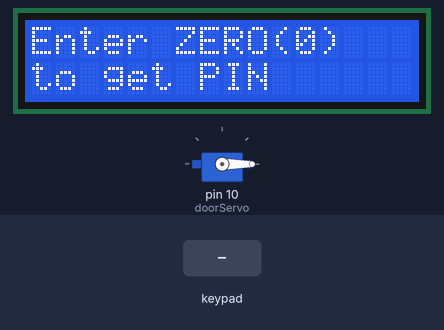
Recording of a sketch running on a simulated Arduino Nano, built with avr-gcc and run on an emulated ATmega328P. Shown: servo, 16×2 character LCD. The inputs (shaded band) are chosen by the test bench. Random numbers use the default seed unless the sketch sets one; what the sketch prints to the serial monitor is not drawn.

Above: at 4.3 s.
4.4 s: key '#' pressed
At 6.7 s:
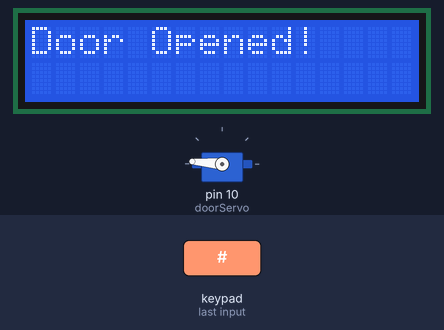
7.4 s: keypad keys 4 5 6 7 # pressed 0.4 s apart
At 9.4 s:
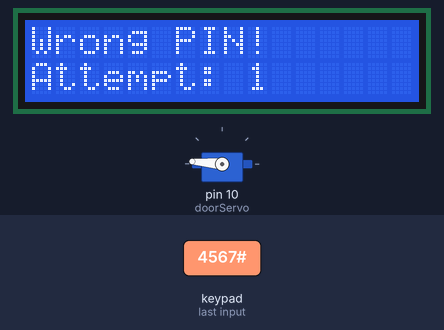
10.9 s: key '0' pressed
At 12.0 s:
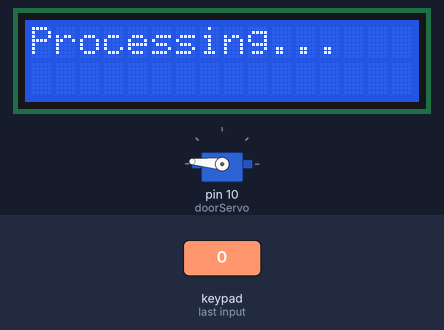
13.9 s: keypad keys 4 5 6 7 * pressed 0.4 s apart
At 16.6 s:
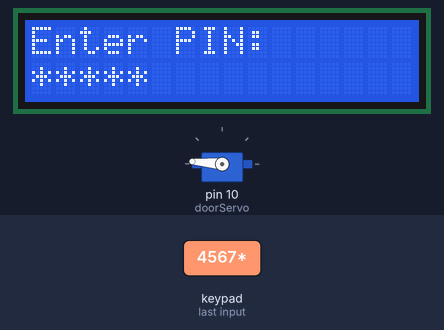
17.4 s: keypad keys 4 5 6 7 A pressed 0.4 s apart
At 19.4 s:
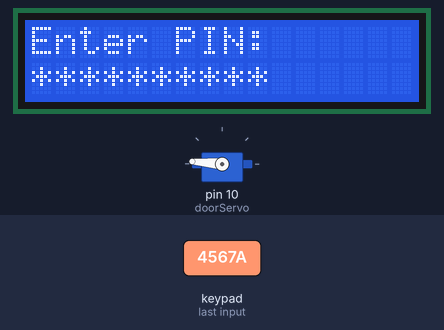
20.9 s: keypad keys 4 5 6 7 D pressed 0.4 s apart
At 23.7 s:
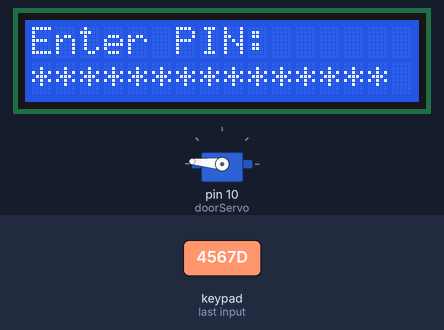
Timing chart, 0 to 25.2 s (numbered marks = the images above; inputs shaded):
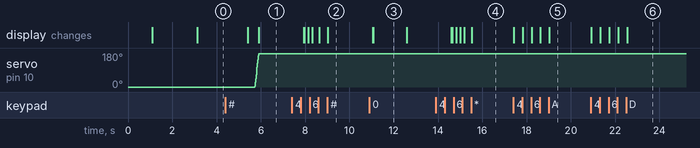

Measured:
- after the input at 4.4 s, servo on pin 10 (doorServo): moves from 0° to 175° over 0.19 s, starting after 1.3 s; the display: first changes after 1.0 s (image 1 shows a later state)
- after the input at 17.4 s, the display: first changes at once (image 5 shows a later state)
- after the input at 20.9 s, the display: first changes at once (image 6 shows a later state)
- what the display in image 3 shows lasts 1.5 s, from 11.1 s to 12.6 s

The sketch:

Question_Security.ino
```cpp
#include <Servo.h>
#include <LiquidCrystal_I2C.h>
#include <Keypad.h>

// Declare global variables and objects
Servo doorServo;
LiquidCrystal_I2C lcd(0x27, 16, 2); // I2C LCD initialization (Address 0x27 or 0x3F, 16 columns and 2 rows)
String generatedUnlockCode, generatedLockCode, enteredPIN = "";
bool doorOpenStatus = false;
bool newAttempt = true;
int attempts = 0;
String authorizedNumber = "+8801518469198"; // Replace with your number

// Keypad configuration
const byte ROWS = 4; // Four rows
const byte COLS = 4; // Four columns
char keys[ROWS][COLS] = {
  {'1', '2', '3', 'A'},
  {'4', '5', '6', 'B'},
  {'7', '8', '9', 'C'},
  {'*', '0', '#', 'D'}
};
byte rowPins[ROWS] = { 4, 5, 6, 7 };
byte colPins[COLS] = { 8, 9, A2, A7 };
Keypad keypad = Keypad(makeKeymap(keys), rowPins, colPins, ROWS, COLS);

void setup() {
  randomSeed(analogRead(A0));  // Use noise from an unconnected analog pin to initialize the random seed
  Serial.begin(9600); // Use hardware Serial for SIM800L
  doorServo.attach(10); // Attach servo to digital pin 10
  doorServo.write(0);

  // Initialize LCD, Serial, and Servo
  lcd.init();
  lcd.backlight();
  lcd.setCursor(0, 0);
  lcd.print("Initializing...");
  delay(1000);
  lcd.clear();
  lcd.print("System Ready!");
  delay(2000);
  lcd_display();
}

// Main loop
void loop() {
  char key = keypad.getKey();
  if (key) {
    handleKeyPress(key);
  }
}

// Handle keypress logic
void handleKeyPress(char key) {
  if (key == '0') {
    sendPIN();
  } else if (key == '#') {
    validatePIN();
  } else {
    collectPIN(key);
  }
}
```

DoorFuntions.ino
```cpp
// Open the door
void openDoor() {
  lcd.clear();
  lcd.print("Opening Door...");
  delay(300);
  for (int i = 0; i <= 175; i += 5) {
    doorServo.write(i);
    delay(5);
  }
  lcd.clear();
  lcd.print("Door Opened!");
  delay(2000);
  lcd.clear();
  lcd.print("Enter PIN");
  lcd.setCursor(0, 1);
  lcd.print("to Close.");
}

// Close the door
void closeDoor() {
  lcd.clear();
  lcd.print("Closing Door...");
  delay(300);
  for (int i = 175; i >= 0; i -= 5) {
    doorServo.write(i);
    delay(5);
  }
  lcd.clear();
  lcd.print("Door Locked!");
  delay(1000);
  lcd_display();
}
```

GenerateCode.ino
```cpp
// Generate a 4-digit random code
String generateCode() {
  String code = "";
  int validNumbers[] = {2, 3, 5, 6, 8, 9};
  for (int i = 0; i < 4; i++) {
    int index = random(0, 6);
    code += String(validNumbers[index]);
  }
  return code;
}
```

PIN_management.ino
```cpp
void lcd_display() {
  lcd.clear();
  lcd.print("Enter ZERO(0)");
  lcd.setCursor(0, 1);
  lcd.print("to get PIN");
}

// Validate entered PIN
void validatePIN() {
  if (enteredPIN == generatedUnlockCode) {
    if (!doorOpenStatus) {
      delay(1000);
      openDoor();
      doorOpenStatus = true;
      generatedUnlockCode = "";
    } else {
      lcd.clear();
      lcd.print("Door stil OPENED");
      delay(2000);
      lcd.clear();
      lcd.print("Enter PIN");
      lcd.setCursor(0, 1);
      lcd.print("to Close.");
    }
  } else if (enteredPIN == generatedLockCode) {
    if (doorOpenStatus) {
      delay(1000);
      closeDoor();
      doorOpenStatus = false;
      generatedLockCode = "";
      newAttempt = true;
    } else {
      lcd.clear();
      lcd.print("Door stil LOCKED");
      lcd_display();
    }
  } else {
    handleInvalidPIN();
  }
  enteredPIN = "";  // Reset entered PIN
}

// Collect digits of the PIN
void collectPIN(char key) {
  enteredPIN += key;
  lcd.clear();
  lcd.print("Enter PIN: ");
  lcd.setCursor(0, 1);
  for (int i = 0; i < enteredPIN.length(); i++) {
    lcd.print("*");  // Masked PIN
  }
}

// Handle invalid PIN attempts
void handleInvalidPIN() {
  attempts++;
  newAttempt = true;
  if (attempts >= 3) {
    lockSystem();
  } else {
    lcd.clear();
    lcd.print("Wrong PIN!");
    lcd.setCursor(0, 1);
    lcd.print("Attempt: " + String(attempts));
    delay(2000);
    lcd_display();
  }
}

// Lock system after 3 invalid attempts
void lockSystem() {
  lcd.clear();
  lcd.print("Access Denied!");
  delay(2000);
  lcd.clear();
  lcd.print("Locking System");
  lcd.setCursor(0, 1);
  lcd.print("Hold 1 Min");
  sendAlertSMS();
  attempts = 0;
  delay(60000);  // Lock for 1 minute
  lcd_display();
}
```

SendSms.ino
```cpp
// Send SMS via GSM module
void sendSMS(String unlockPIN, String lockPIN) {
  String message;
  Serial.println("AT+CMGF=1");  // Configuring TEXT mode
  delay(500);
  Serial.println("AT+CMGS=\"" + authorizedNumber + "\"");
  delay(500);

  if (unlockPIN == "**") {
    message = "LOCK PIN: " + lockPIN;
    Serial.print(message);
    Serial.write(26);  // ASCII code for CTRL+Z
  } else {
    message = "UNLOCK PIN: " + unlockPIN + "\nLOCK PIN: " + lockPIN;
    Serial.print(message);
    Serial.write(26);  // ASCII code for CTRL+Z
  }
  delay(500);
}

// Send alert SMS after 3 invalid attempts
void sendAlertSMS() {
  Serial.println("AT+CMGF=1");
  delay(500);
  Serial.println("AT+CMGS=\"" + authorizedNumber + "\"");
  delay(500);
  String message = "ALERT!\n3 incorrect attempts.";
  Serial.print(message);
  Serial.write(26);
  delay(500);
}
// Send PIN via SMS
void sendPIN() {
  if (newAttempt) {
    newAttempt = false;
  } else {
    lcd.clear();
    lcd.setCursor(0, 0);
    lcd.print("Already Sent PIN");
    lcd.setCursor(0, 1);
    lcd.print("Check the message!");
    enteredPIN = "";  // Reset entered PIN
    delay(3000);
    lcd.clear();
    lcd.print("Enter PIN!");
    return;
  }

  lcd.clear();
  lcd.print("Processing...");
  if (doorOpenStatus == true) {
    generatedLockCode = generateCode();
    sendSMS("**", generatedLockCode);
  } else {
    generatedUnlockCode = generateCode();
    generatedLockCode = generateCode();
    sendSMS(generatedUnlockCode, generatedLockCode);
  }

  lcd.clear();
  lcd.print("PIN Sent!");
  delay(2000);
  lcd.clear();
  lcd.print("Enter PIN!");
}
```
